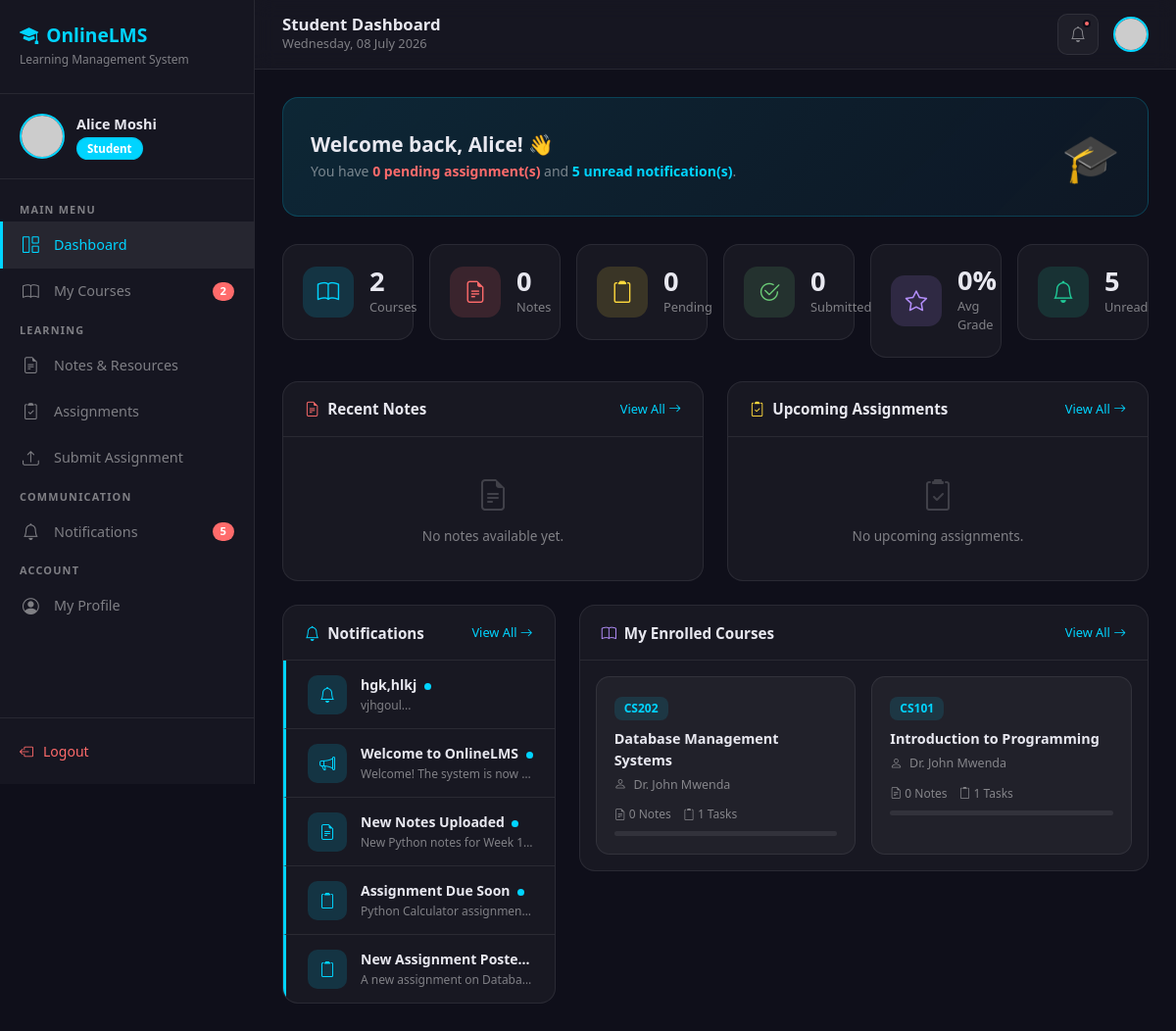
/student/dashboard.php (signed in), run on the app's committed database.
### tables this page shows
CREATE TABLE `notifications` (
  `id` int(11) NOT NULL,
  `title` varchar(200) NOT NULL,
  `message` text NOT NULL,
  `type` enum('note','assignment','grade','general','announcement') DEFAULT 'general',
  `sent_by` int(11) NOT NULL,
  `target_role` enum('all','student','lecturer','admin') DEFAULT 'all',
  `course_id` int(11) DEFAULT NULL,
  `created_at` timestamp NOT NULL DEFAULT current_timestamp()
);

CREATE TABLE `courses` (
  `id` int(11) NOT NULL,
  `course_code` varchar(20) NOT NULL,
  `course_name` varchar(150) NOT NULL,
  `description` text DEFAULT NULL,
  `lecturer_id` int(11) NOT NULL,
  `status` enum('active','inactive') DEFAULT 'active',
  `created_at` timestamp NOT NULL DEFAULT current_timestamp(),
  `updated_at` timestamp NOT NULL DEFAULT current_timestamp() ON UPDATE current_timestamp()
);

CREATE TABLE `users` (
  `id` int(11) NOT NULL,
  `name` varchar(100) NOT NULL,
  `email` varchar(150) NOT NULL,
  `password` varchar(255) NOT NULL,
  `role` enum('admin','lecturer','student') NOT NULL DEFAULT 'student',
  `profile_picture` varchar(255) DEFAULT 'profile-default.png',
  `phone` varchar(20) DEFAULT NULL,
  `status` enum('active','inactive','suspended') DEFAULT 'active',
  `created_at` timestamp NOT NULL DEFAULT current_timestamp(),
  `updated_at` timestamp NOT NULL DEFAULT current_timestamp() ON UPDATE current_timestamp()
);

### student/dashboard.php (the view, shortened to what the rows shown need)
<?php
require_once '../includes/db_connection.php';
$student_id   = $_SESSION['user_id'];
$recent_notifications = mysqli_query($conn,
    "SELECT n.*, u.name AS sender_name,
            nr.id AS is_read
     FROM notifications n
     INNER JOIN users u ON n.sent_by = u.id
     LEFT JOIN notification_reads nr ON n.id = nr.notification_id
         AND nr.user_id = '$student_id'
     WHERE (n.target_role = 'student' OR n.target_role = 'all')
     ORDER BY n.created_at DESC
     LIMIT 5"
);
$my_courses = mysqli_query($conn,
    "SELECT c.*, u.name AS lecturer_name,
            (SELECT COUNT(*) FROM notes WHERE course_id = c.id AND status = 'active') AS notes_count,
            (SELECT COUNT(*) FROM assignments WHERE course_id = c.id AND status = 'active') AS assignments_count
     FROM courses c
     INNER JOIN course_enrollments ce ON c.id = ce.course_id
     INNER JOIN users u ON c.lecturer_id = u.id
     WHERE ce.student_id = '$student_id'
     AND ce.status = 'enrolled'
     ORDER BY c.course_name ASC
     LIMIT 6"
);
?>
<!DOCTYPE html>
<html lang="en">
<head>
    <link rel="stylesheet" href="https://cdn.jsdelivr.net/npm/bootstrap@5.3.0/dist/css/bootstrap.min.css">
    <link rel="stylesheet" href="https://cdn.jsdelivr.net/npm/bootstrap-icons@1.10.5/font/bootstrap-icons.css">
</head>
<body>
<div class="main-content">
    <div class="page-body">
        <div class="row g-4 mb-4">
            <div class="col-lg-4">
                <div class="section-card h-100">
                    <?php if (mysqli_num_rows($recent_notifications) > 0): ?>
                        <?php while ($notif = mysqli_fetch_assoc($recent_notifications)): ?>
                            <div class="list-item" style="<?= !$notif['is_read'] ? 'border-left:3px solid var(--accent);' : '' ?>">
                                <div class="item-icon notif">
                                    <?php
                                        $icons = [
                                            'note'         => 'bi-file-earmark-text',
                                            'assignment'   => 'bi-clipboard2',
                                            'grade'        => 'bi-star',
                                            'announcement' => 'bi-megaphone',
                                            'general'      => 'bi-bell'
                                        ];
                                        $icon = $icons[$notif['type']] ?? 'bi-bell';
                                    ?>
                                    <i class="bi <?= $icon ?>"></i>
                                </div>
                                <div style="flex:1; min-width:0;">
                                    <div class="item-title text-truncate">
                                        <?= htmlspecialchars($notif['title']) ?>
                                        <?php if (!$notif['is_read']): ?>
                                            <span style="width:7px;height:7px;background:var(--accent);border-radius:50%;display:inline-block;margin-left:4px;"></span>
                                        <?php endif; ?>
                                    </div>
                                    <div class="item-sub text-truncate">
                                        <?= htmlspecialchars(substr($notif['message'], 0, 45)) ?>...
                                    </div>
                                </div>
                            </div>
                        <?php endwhile; ?>
                    <?php endif; ?>
                </div>
            </div>
            <div class="col-lg-8">
                <div class="section-card">
                    <div class="p-3">
                        <?php if (mysqli_num_rows($my_courses) > 0): ?>
                            <div class="row g-3">
                                <?php while ($course = mysqli_fetch_assoc($my_courses)): ?>
                                    <div class="col-md-6">
                                        <div class="course-card">
                                            <div class="course-code"><?= htmlspecialchars($course['course_code']) ?></div>
                                            <div class="course-name"><?= htmlspecialchars($course['course_name']) ?></div>
                                            <div class="course-lecturer">
                                                <i class="bi bi-person me-1"></i>
                                                <?= htmlspecialchars($course['lecturer_name']) ?>
                                            </div>
                                            <div class="course-meta">
                                                <span><i class="bi bi-file-earmark-text"></i><?= $course['notes_count'] ?> Notes</span>
                                                <span><i class="bi bi-clipboard2"></i><?= $course['assignments_count'] ?> Tasks</span>
                                            </div>
                                            <div class="progress-thin">
                                            </div>
                                        </div>
                                    </div>
                                <?php endwhile; ?>
                            </div>
                        <?php endif; ?>
                    </div>
                </div>
            </div>
        </div>
    </div>
</div>
</body>
</html>

### data on the page
notifications: title "hgk,hlkj", message "vjhgoul"
notifications: title "Welcome to OnlineLMS", message "Welcome! The system is now…"
notifications: title "New Notes Uploaded", message "New Python notes for Week 1…"
notifications: title "Assignment Due Soon", message "Python Calculator assignmen…"
notifications: title "New Assignment Poste…", message "A new assignment on Databa…"
courses: course_code "CS202", course_name "Database Management Systems", lecturer.name "Dr. John Mwenda", notes_count "0", assignments_count "1"
courses: course_code "CS101", course_name "Introduction to Programming", lecturer.name "Dr. John Mwenda", notes_count "0", assignments_count "1"

### other printed values
$student_name "Alice Moshi"
$courses_count "2"
$notifications_count "5"
explode(' ', $student_name)[0] "Alice"
$assignments_count "0"
$notes_count "0"
$submitted_count "0"
$avg_grade "0"
